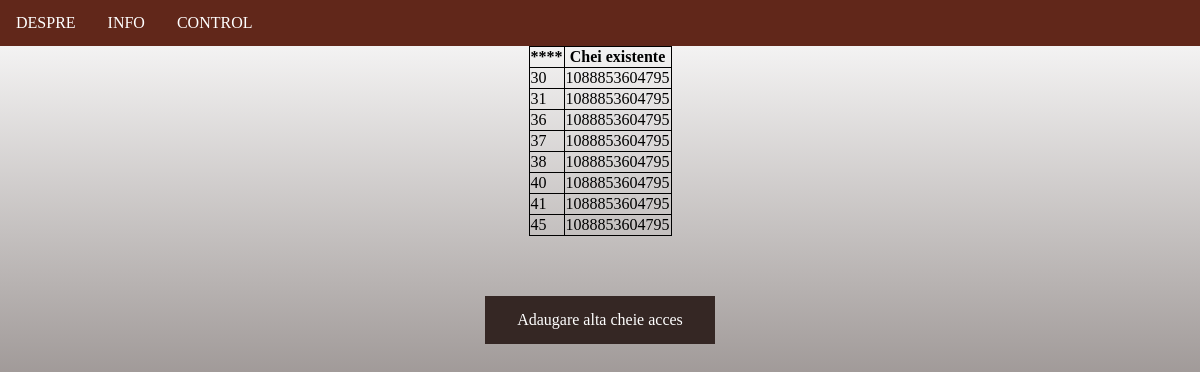
The page /interface/display_current_keys (signed in) on the database as committed earlier.
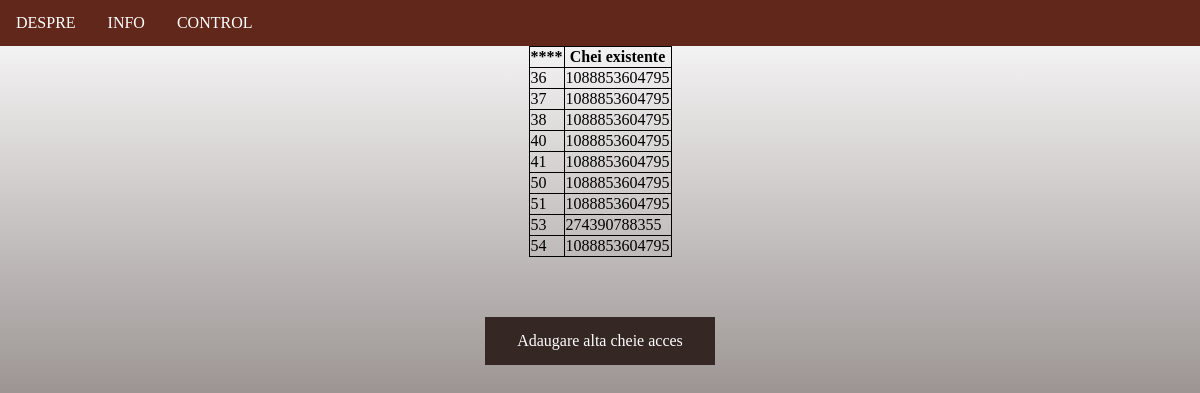
The same page on the database as committed later.
### interface/models.py (models this page shows)
class RFIDKeysModel(models.Model):
    key = models.CharField(max_length=13, blank=True)

### interface/views.py (the view)
# urls.py: path('display_current_keys', views.display_current_keys, name='display_current_keys'),
@login_required
def display_current_keys(request):
    queryset = RFIDKeysModel.objects.all()
    return render(request, 'registration/display_current_keys.html', {'queryset':queryset})

### templates/registration/display_current_keys.html (shortened to what this page needs)
{% extends 'base.html' %}
    {% block head %}
    <link href="/static/css/style.css" rel="stylesheet">
    <header>
        <div class="container">
                <ul class="ul">
                            <li class="li"><a href="{% url 'home' %}"><font face="Euphemia">DESPRE</font></a></li>
                            <li class="li"><a href="{% url 'interface:render_info_page' %}"><font face="Euphemia">INFO</font></a></li>
                            <li class="li"><a href="{% url 'interface:render_control_page' %}"><font face="Euphemia">CONTROL</font></a></li>
                </ul>
        </div>
    </header>
    {% endblock %}
    {% block content %}
    <div="h2">
    <table align="center", style="border-collapse:collapse;border:1px solid black;">
    <thead>
      <tr style="border-collapse:collapse;border:1px solid black;">
          <th>****</th>
          <th style="border-collapse:collapse;border:1px solid black;">Chei existente</th>
      </tr>
    </thead>
      <tbody>
      {% for item in queryset %}
        <tr style="border-collapse:collapse;border:1px solid black;">
            <td style="border-collapse:collapse;border:1px solid black;"> {{ item.id  }}  </td>
            <td style="border-collapse:collapse;border:1px solid black;"> {{ item.key  }}  </td>
        </tr>
      {% endfor %}
    </tbody>
  </table>
    </div>
     <div class="h2">
      <a href="{% url 'interface:add_new_key' %}" class="buttonfilter">Adaugare alta cheie acces </a></div>
    {% endblock %}

### templates/base.html (shortened to what this page needs)
<!DOCTYPE html>
<html lang="en">
<head>
    {% block head %}{% endblock %}
</head>
<body class="body">
    <div class="container">
 	{% block content %}
 	{% endblock %}
</body>
</html>

### interface/static/css/style.css (style rules this page uses)
.body { background: -webkit-gradient(linear, left top, left bottom, from(white), to(#352724)) fixed; text: white; width:device-width; margin: 0; height: 100%; }
.ul { list-style-type: none; margin: 0; padding: 0; overflow: hidden; background-color: #61271A; width:100%; }
.li { float: left; posititon: relative; display: inline-block; cursor: pointer; }
.li a { display: block; color: white; text-align: center; padding: 14px 16px; text-decoration: none; }
.container { width:device-width; heigth:100%; left:20%; right:100%; }
.h2 { text-decoration:none; text-align:center; margin-top:60px; }
.buttonfilter { background-color:#352724; border:none; color: white; padding: 15px 32px; text-decoration: none; display: inline-block; }

Rows that differ between the two databases and show on the page:
removed RFIDKeysModel: id "30", key "1088853604795"
removed RFIDKeysModel: id "31", key "1088853604795"
removed RFIDKeysModel: id "45", key "1088853604795"
added RFIDKeysModel: id "50", key "1088853604795"
added RFIDKeysModel: id "51", key "1088853604795"
added RFIDKeysModel: id "53", key "274390788355"
added RFIDKeysModel: id "54", key "1088853604795"
